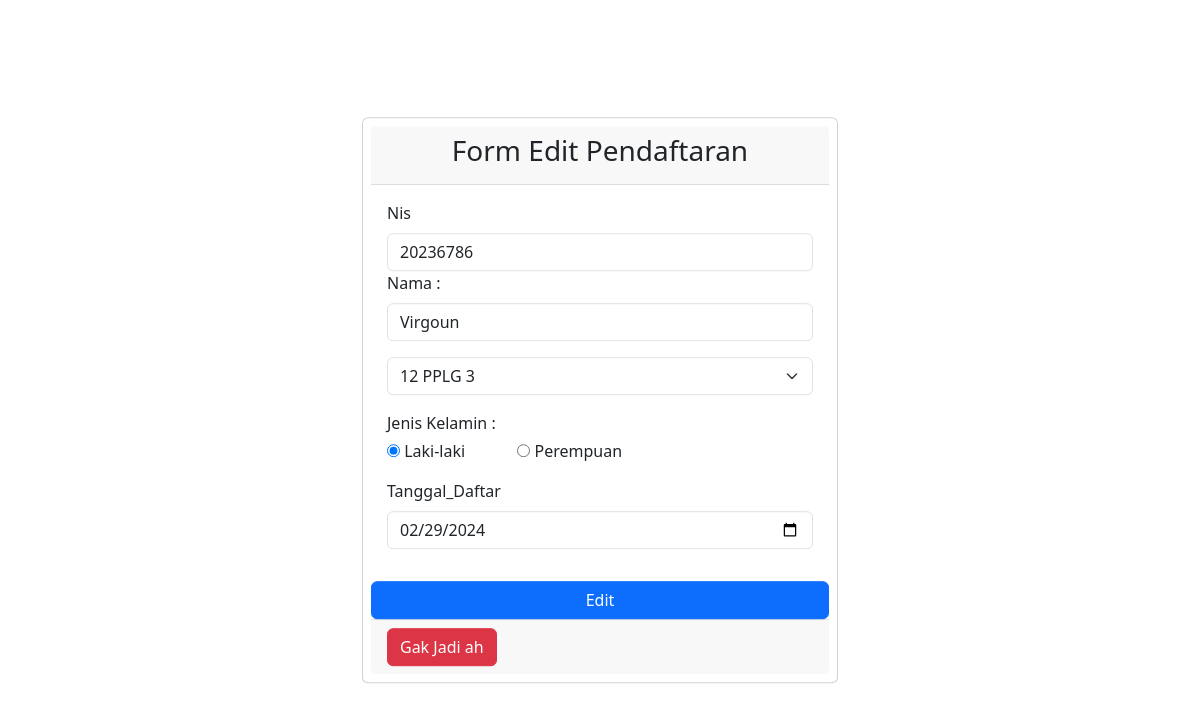
Page /edit.php?id=17 on the committed database.
### tables this page shows
CREATE TABLE `eskul` (
  `id` int(11) NOT NULL,
  `nis` char(8) NOT NULL,
  `nama` varchar(100) NOT NULL,
  `kelas` enum('12 PPLG 1','12 PPLG 2','12 PPLG 3') NOT NULL,
  `jk` enum('laki-laki','perempuan') NOT NULL,
  `tanggal_daftar` date NOT NULL
);

### functions.php (called while the page is built, shortened)
<?php
    $conn = mysqli_connect('localhost','root','','kuliah');
    function tampil($query){
        global $conn;
        $result = mysqli_query($conn,$query);
        $rows = [];
        while($row = mysqli_fetch_assoc($result)){
            $rows[] = $row;
        }
        return $rows;
    }
 ?>

### edit.php (the view, shortened to what this page needs)
<?php
require 'functions.php';
$id = $_GET["id"];
$datas =tampil("SELECT * FROM eskul WHERE id = $id")[0];
?>
<!DOCTYPE html>
<html lang="en">
<head>
    <link rel="stylesheet" href="assets/css/bootstrap.min.css">
</head>
<body>
    <div class="container">
        <div class="row">
            <div class="col-sm-5 position-absolute top-50 start-50 translate-middle">
                    <form class="card p-2" action="" method="POST">
                        <div class="card-header text-center ">
                            <h3>Form Edit Pendaftaran </h3>
                        </div>
                        <div class="card-body mb-3">
                            <label for="nis" class="form-label">Nis</label>
                            <input type="text" class="form-control" name="nis" id="nis" value="<?= $datas["nis"]; ?>" required>
                            <label for="nama" class="form-label">Nama :</label>
                            <input type="text" class="form-control" name="nama" id="nama" value="<?= $datas["nama"]; ?>" required>
                            <select class=" form-select mt-3" aria-label="Default select example" name="kelas" id="kelas" required>
                                <option value="12 PPLG 3" <?= ($datas["kelas"] === "12 PPLG 3") ? 'selected' : ''; ?>>12 PPLG 3</option>
                            </select>
                            <label for="jk" class="mt-3">Jenis Kelamin :</label>
                            <div class="custom-control custom-checkbox my-1 mr-sm-2 mb-3">
                                <input type="radio" name="jk" id="lk" value="laki-laki" class="custom-control-input" <?= ($datas["jk"] == "laki-laki") ? 'checked' : ''; ?> required>
                                <label for="lk" class="custom-control-label me-5">Laki-laki</label>
                                <input type="radio" name="jk" id="prp" value="perempuan" class="custom-control-input" <?= ($datas["jk"] == "perempuan") ? 'checked' : ''; ?> required>
                                <label for="prp" class="custom-control-label">Perempuan</label>
                            </div>
                            <label for="tanggal" class="form-label">Tanggal_Daftar</label>
                            <input type="date" class="form-control" name="tanggal_daftar" id="tanggal" value="<?= $datas["tanggal_daftar"]; ?>" required>
                        </div>
                        <button type=" submit" class="btn btn-primary" name="edit" onclick="return confirm('yakin mau diubah?');">Edit</button>
                        <div class="card-footer">
                            <a href="index.php">
                                <div class="btn btn-danger">Gak Jadi ah</div>
                            </a>
                        </div>
                    </form>
            </div>
        </div>
    </div>
</body>
</html>

### rows in the picture
eskul: nis "20236786", nama "Virgoun", kelas "12 PPLG 3", jk "☑ Laki-laki", jk "☐ Perempuan", tanggal_daftar "02/29/2024"
